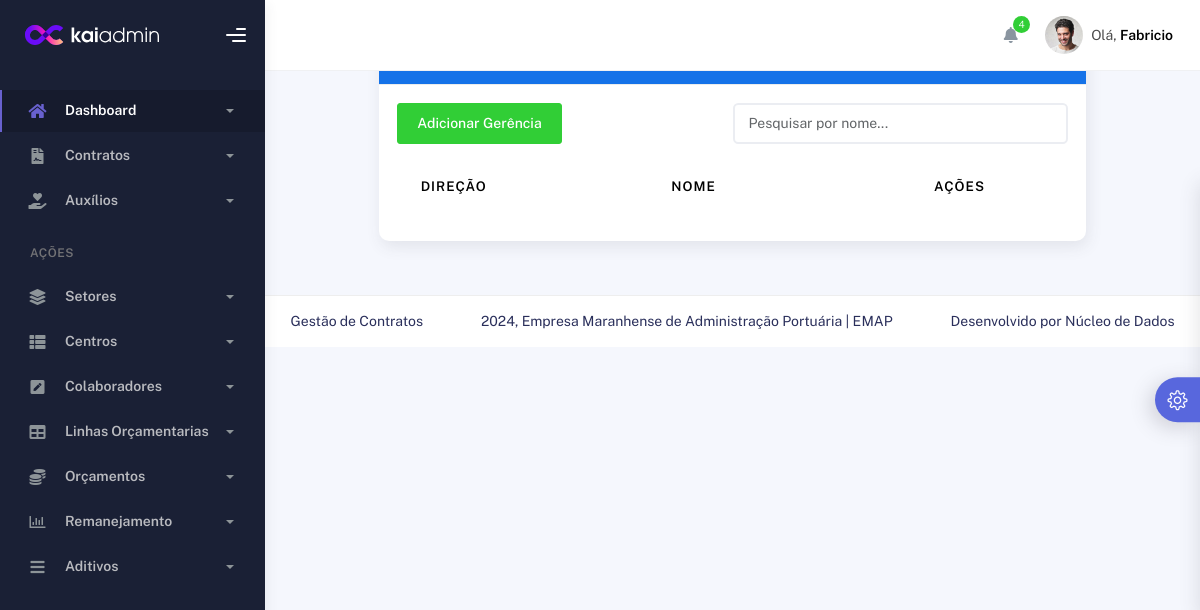
The page /contratos/listargerencias/ on the database as committed earlier.
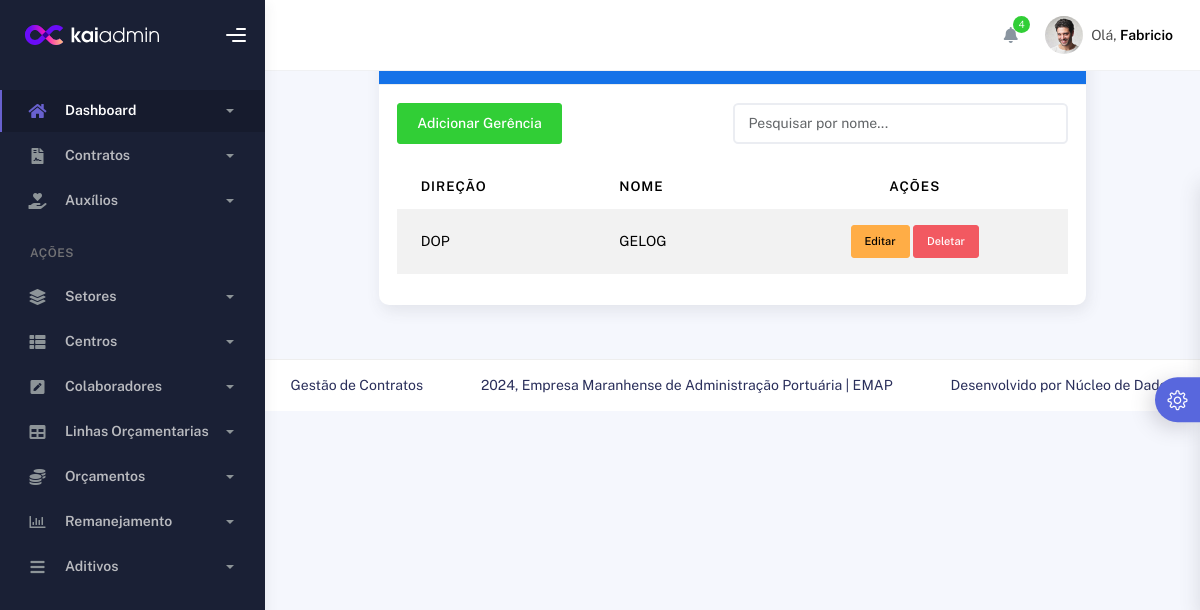
The same page on the database as committed later.
### contract/models.py (models this page shows, shortened)
class Gerencia(models.Model):
    nome = models.CharField(max_length=100)
    direcao = models.ForeignKey(Direcao, on_delete=models.CASCADE, related_name='gerencias')
    class Meta:
        verbose_name = 'Gerência'
        verbose_name_plural = 'Gerências'
        unique_together = ('direcao','nome')

class Direcao(models.Model):
    nome = models.CharField(max_length=100)
    class Meta:
        verbose_name = 'Direção'
        verbose_name_plural = 'Direções'

### contract/views.py (the view)
# urls.py: path('listargerencias/', GerenciaListView.as_view(), name='gerencia_list'),
class GerenciaListView(ListView):
    model = Gerencia
    template_name = 'setores/gerencia_list.html'
    context_object_name = 'gerencias'

### contract/templates/setores/gerencia_list.html (shortened to what this page needs)
{% extends 'index.html' %}
{% block 'conteudo' %}
<div class="container-fluid">
    <div class="page-inner">
        <div class="row justify-content-center">
            <div class="col-lg-10">
                <div class="card">
                    <div class="card-header bg-primary text-white text-center">
                        <h4 class="card-title mb-0">Lista de Gerências</h4>
                    </div>
                    <div class="card-body">
                        <div class="d-flex justify-content-between align-items-center mb-4">
                            <a href="{% url 'gerencia_create' %}" class="btn btn-success">Adicionar Gerência</a>
                            <input type="text" id="searchInput" class="form-control w-50" placeholder="Pesquisar por nome...">
                        </div>
                        <div class="table-responsive">
                            <table class="table table-striped">
                                <thead>
                                    <tr>
                                        <th>Direção</th>
                                        <th>Nome</th>
                                        <th class="text-center">Ações</th>
                                    </tr>
                                </thead>
                                <tbody id="gerenciaTable">
                                    {% for gerencia in gerencias %}
                                    <tr>
                                        <td>{{ gerencia.direcao.nome }}</td>
                                        <td>{{ gerencia.nome }}</td>
                                        <td class="text-center">
                                            <a href="{% url 'gerencia_update' gerencia.pk %}" class="btn btn-warning btn-sm">Editar</a>
                                            <a href="{% url 'gerencia_delete' gerencia.pk %}" class="btn btn-danger btn-sm">Deletar</a>
                                        </td>
                                    </tr>
                                    {% endfor %}
                                </tbody>
                            </table>
                        </div>
                    </div>
                </div>
            </div>
        </div>
    </div>
</div>
{% endblock %}

Rows that differ between the two databases and show on the page:
added Gerencia: direcao.nome "DOP", nome "GELOG"
